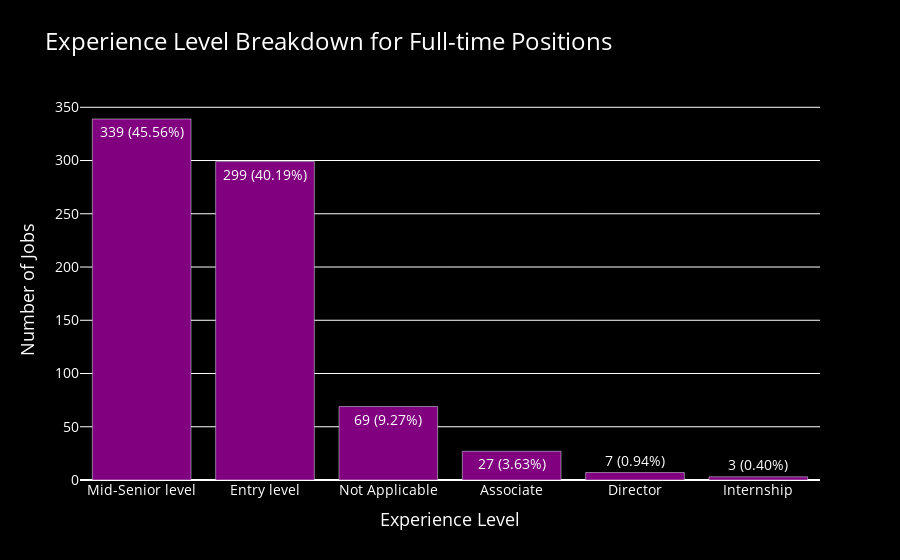

The notebook cell saved with this chart:
### Markdown cell above
#### Graph:

### Code cell
def plot_experience_level_breakdown_fulltime(df):
    # Exclude the 'description' column
    df = df.drop(columns=['description'], errors='ignore')
    
    # Filter for full-time positions
    fulltime_positions = df[df['contractType'] == 'Full-time']
    
    # Get the breakdown of experience levels for full-time positions
    experience_breakdown = fulltime_positions['experienceLevel'].value_counts().reset_index()
    experience_breakdown.columns = ['Experience Level', 'Count']
    
    # Calculate the percentage of each experience level
    experience_breakdown['Percentage'] = (experience_breakdown['Count'] / experience_breakdown['Count'].sum()) * 100
    
    # Create a bar graph with purple and black color scheme
    fig = px.bar(experience_breakdown, x='Experience Level', y='Count', title='Experience Level Breakdown for Full-time Positions',
                 labels={'Count': 'Number of Jobs'}, color_discrete_sequence=['purple'],
                 text=experience_breakdown.apply(lambda row: f"{row['Count']} ({row['Percentage']:.2f}%)", axis=1))
    
    # Update layout for better appearance
    fig.update_layout(
        title_font=dict(size=24, color='white'),
        xaxis_title_font=dict(size=18, color='white'),
        yaxis_title_font=dict(size=18, color='white'),
        font=dict(size=14, color='white'),
        plot_bgcolor='black',
        paper_bgcolor='black',
        xaxis=dict(tickfont=dict(color='white')),
        yaxis=dict(tickfont=dict(color='white'))
    )
    
    # Show the plot
    fig.show()

# Load the CSV file
file_data = pd.read_csv("ai_ml_jobs_linkedin.csv")

# Plot the graph
plot_experience_level_breakdown_fulltime(file_data)

### Figure 1 — Plotly figure (JSON) as saved in the notebook; plotly's stock layout.template omitted (floating-point values rounded to 4 significant figures)
{"data": [{"alignmentgroup": "True", "hovertemplate": "Experience Level=%{x}<br>Number of Jobs=%{y}<br>text=%{text}<extra></extra>", "legendgroup": "", "marker": {"color": "purple", "pattern": {"shape": ""}}, "name": "", "offsetgroup": "", "orientation": "v", "showlegend": false, "text": ["339 (45.56%)", "299 (40.19%)", "69 (9.27%)", "27 (3.63%)", "7 (0.94%)", "3 (0.40%)"], "textposition": "auto", "type": "bar", "x": ["Mid-Senior level", "Entry level", "Not Applicable", "Associate", "Director", "Internship"], "xaxis": "x", "y": [339, 299, 69, 27, 7, 3], "yaxis": "y"}], "layout": {"barmode": "relative", "font": {"color": "white", "size": 14}, "legend": {"tracegroupgap": 0}, "paper_bgcolor": "black", "plot_bgcolor": "black", "title": {"font": {"color": "white", "size": 24}, "text": "Experience Level Breakdown for Full-time Positions"}, "xaxis": {"anchor": "y", "domain": [0, 1], "tickfont": {"color": "white"}, "title": {"font": {"color": "white", "size": 18}, "text": "Experience Level"}}, "yaxis": {"anchor": "x", "domain": [0, 1], "tickfont": {"color": "white"}, "title": {"font": {"color": "white", "size": 18}, "text": "Number of Jobs"}}}}
